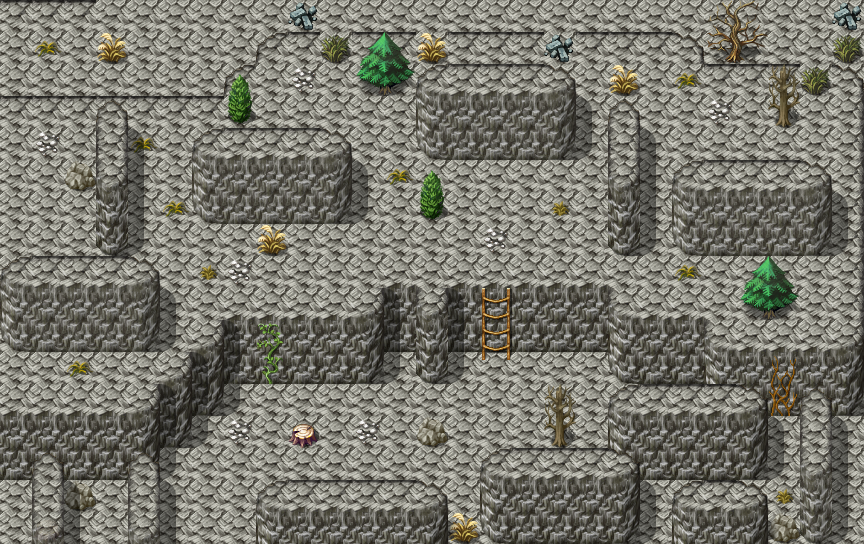

A 2D game scene composited from a Tiled map and its tileset images. What follows is a short description and the map's XML, with each tile layer's data collapsed to a summary:
An orthogonal 27x17 tile map with 32x32 px tiles, 3 tile layers (Ground, Objects, Above), 1 hidden layer not drawn, 10 tilesets and 8 objects (4x spawn, 2x mapchange, 2x script).

<map version="1.0" orientation="orthogonal" width="27" height="17" tilewidth="32" tileheight="32">
    <properties>
        <property name="outdoors" value="1" />
    </properties>
    <tileset firstgid="1" name="map_3" tilewidth="32" tileheight="32">
        <image source="../drawable/map_3.png" width="256" height="256" />
    </tileset>
    <tileset firstgid="65" name="map_4" tilewidth="32" tileheight="32">
        <image source="../drawable/map_4.png" width="256" height="256" />
    </tileset>
    <tileset firstgid="129" name="map_1" tilewidth="32" tileheight="32">
        <image source="../drawable/map_1.png" width="256" height="256" />
    </tileset>
    <tileset firstgid="193" name="map_6" tilewidth="32" tileheight="32">
        <image source="../drawable/map_6.png" width="256" height="256" />
    </tileset>
    <tileset firstgid="257" name="map_5" tilewidth="32" tileheight="32">
        <image source="../drawable/map_5.png" width="256" height="256" />
    </tileset>
    <tileset firstgid="321" name="map_9" tilewidth="32" tileheight="32">
        <image source="../drawable/map_9.png" width="256" height="256" />
    </tileset>
    <tileset firstgid="385" name="map_28" tilewidth="32" tileheight="32">
        <image source="../drawable/map_28.png" width="256" height="256" />
    </tileset>
    <tileset firstgid="449" name="map_2" tilewidth="32" tileheight="32">
        <image source="../drawable/map_2.png" width="256" height="256" />
    </tileset>
    <tileset firstgid="513" name="map_0" tilewidth="32" tileheight="32">
        <image source="../drawable/map_0.png" width="256" height="256" />
    </tileset>
    <tileset firstgid="577" name="map_7" tilewidth="32" tileheight="32">
        <image source="../drawable/map_7.png" width="256" height="256" />
    </tileset>
    <layer name="Ground" width="27" height="17">
        <data>[459 cells, 459 non-empty, 11 distinct tile ids]</data>
    </layer>
    <layer name="Objects" width="27" height="17">
        <data>[459 cells, 157 non-empty, 38 distinct tile ids]</data>
    </layer>
    <layer name="Above" width="27" height="17" opacity="0.9">
        <data>[459 cells, 143 non-empty, 26 distinct tile ids]</data>
    </layer>
    <layer name="Walkable" width="27" height="17" visible="0">
        <data>[459 cells, 249 non-empty, 2 distinct tile ids]</data>
    </layer>
    <objectgroup name="Mapevents">
        <object name="south" type="mapchange" x="160" y="512" width="96" height="32">
            <properties>
                <property name="map" value="waytolake3" />
                <property name="place" value="north1" />
            </properties>
        </object>
        <object name="west" type="mapchange" x="0" y="96" width="32" height="320">
            <properties>
                <property name="map" value="waytolake9" />
                <property name="place" value="east" />
            </properties>
        </object>
        <object name="lostfound1_0" type="script" x="576" y="448" width="32" height="32">
            <properties>
                <property name="when" value="enter" />
            </properties>
        </object>
        <object name="lostfound2_0" type="script" x="672" y="384" width="32" height="32">
            <properties>
                <property name="when" value="enter" />
            </properties>
        </object>
    </objectgroup>
    <objectgroup name="Spawn" visible="0">
        <object name="plaguespider" type="spawn" x="544" y="64" width="320" height="256">
            <properties>
                <property name="quantity" value="3" />
                <property name="spawngroup" value="plaguespider_2" />
            </properties>
        </object>
        <object name="plaguespider_3_4" type="spawn" x="224" y="352" width="352" height="128">
            <properties>
                <property name="quantity" value="4" />
                <property name="spawngroup" value="plaguespider_3" />
            </properties>
        </object>
        <object name="plaguespider_3" type="spawn" x="192" y="32" width="384" height="256">
            <properties>
                <property name="quantity" value="6" />
                <property name="spawngroup" value="plaguespider_3" />
            </properties>
        </object>
        <object name="plaguespider_2" type="spawn" x="64" y="96" width="128" height="320">
            <properties>
                <property name="quantity" value="3" />
                <property name="spawngroup" value="plaguespider_2" />
            </properties>
        </object>
    </objectgroup>
    <objectgroup name="Keys" />
</map>
